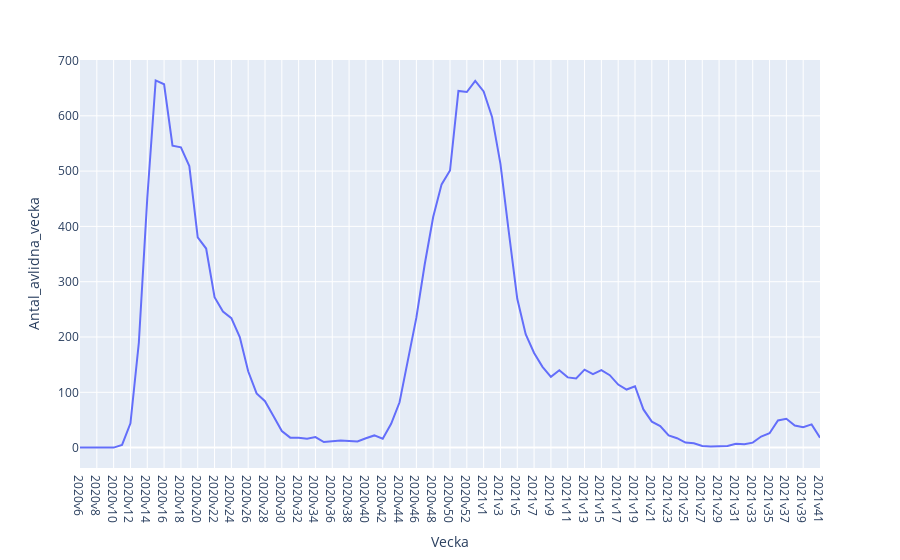

The notebook cell this image was saved under:
### Code cell
px.line(df, x = "Vecka", y = "Antal_avlidna_vecka" )

### Figure 1 — Plotly figure (JSON) as saved in the notebook; plotly's stock layout.template omitted (floating-point values rounded to 4 significant figures)
{"data": [{"hovertemplate": "Vecka=%{x}<br>Antal_avlidna_vecka=%{y}<extra></extra>", "legendgroup": "", "line": {"color": "#636efa", "dash": "solid"}, "marker": {"symbol": "circle"}, "mode": "lines", "name": "", "orientation": "v", "showlegend": false, "type": "scatter", "x": ["2020v6", "2020v7", "2020v8", "2020v9", "2020v10", "2020v11", "2020v12", "2020v13", "2020v14", "2020v15", "2020v16", "2020v17", "2020v18", "2020v19", "2020v20", "2020v21", "2020v22", "2020v23", "2020v24", "2020v25", "2020v26", "2020v27", "2020v28", "2020v29", "2020v30", "2020v31", "2020v32", "2020v33", "2020v34", "2020v35", "2020v36", "2020v37", "2020v38", "2020v39", "2020v40", "2020v41", "2020v42", "2020v43", "2020v44", "2020v45", "2020v46", "2020v47", "2020v48", "2020v49", "2020v50", "2020v51", "2020v52", "2020v53", "2021v1", "2021v2", "2021v3", "2021v4", "2021v5", "2021v6", "2021v7", "2021v8", "2021v9", "2021v10", "2021v11", "2021v12", "2021v13", "2021v14", "2021v15", "2021v16", "2021v17", "2021v18", "2021v19", "2021v20", "2021v21", "2021v22", "2021v23", "2021v24", "2021v25", "2021v26", "2021v27", "2021v28", "2021v29", "2021v30", "2021v31", "2021v32", "2021v33", "2021v34", "2021v35", "2021v36", "2021v37", "2021v38", "2021v39", "2021v40", "2021v41"], "xaxis": "x", "y": [0, 0, 0, 0, 0, 5, 44, 190, 451, 664, 657, 546, 543, 509, 380, 360, 272, 246, 234, 200, 138, 98, 84, 57, 30, 18, 18, 16, 19, 10, 12, 13, 12, 11, 17, 22, 16, 43, 82, 157, 235, 332, 417, 476, 501, 645, 643, 663, 644, 598, 513, 389, 269, 205, 171, 146, 128, 140, 127, 125, 141, 133, 140, 131, 114, 105, 111, 69, 47, 39, 22, 17, 9, 8, 3, 2, 3, 3, 7, 6, 9, 20, 26, 49, 52, 40, 37, 42, 18], "yaxis": "y"}], "layout": {"legend": {"tracegroupgap": 0}, "margin": {"t": 60}, "xaxis": {"anchor": "y", "domain": [0, 1], "title": {"text": "Vecka"}}, "yaxis": {"anchor": "x", "domain": [0, 1], "title": {"text": "Antal_avlidna_vecka"}}}}
